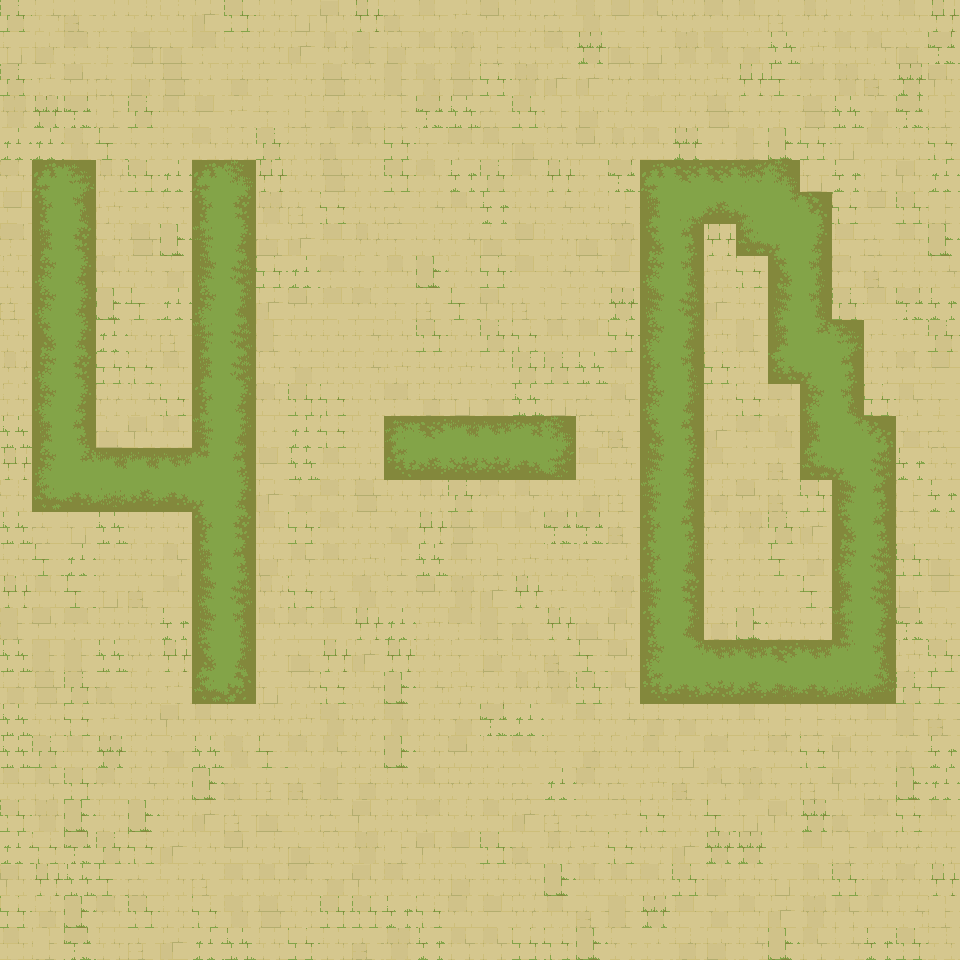

Below is a game level as drawn by its tile map, then a one-line description and the .tmx that defines it (tile-layer data replaced by summaries):
An orthogonal 30x30 tile map with 32x32 px tiles, 4 tile layers (ground, water, walls-1-2-3-4, walls-5-6-7-8), 18 tilesets and 810 objects (810x water).

<map version="1.10" tiledversion="1.10.1" orientation="orthogonal" renderorder="right-down" width="30" height="30" tilewidth="32" tileheight="32" infinite="0" nextlayerid="17" nextobjectid="862">
 <properties>
  <property name="AutomappingRadius" type="int" value="4" />
 </properties>
 <tileset firstgid="1" source="Terrain - Ancient Ruins.tsx" />
 <tileset firstgid="2210" source="Ancient Ruins-Tileset - wall 1.tsx" />
 <tileset firstgid="2450" source="Ancient Ruins-Tileset - wall 3.tsx" />
 <tileset firstgid="2690" source="Ancient Ruins-Tileset - wall 4.tsx" />
 <tileset firstgid="2930" source="Ancient Ruins-Tileset - wall 5.tsx" />
 <tileset firstgid="3170" source="Ancient Ruins-Tileset - wall 6.tsx" />
 <tileset firstgid="3410" source="Ancient Ruins-Tileset - wall 7.tsx" />
 <tileset firstgid="3650" source="Ancient Ruins-Tileset - wall 8.tsx" />
 <tileset firstgid="3890" source="Ancient Ruins-Animated Terrains-16 frames.tsx" />
 <tileset firstgid="6230" source="Ancient Ruins-Animated Terrains-16 frames-with transparency.tsx" />
 <tileset firstgid="8570" source="Ancient Ruins-Animated Terrains-8 frames.tsx" />
 <tileset firstgid="9527" source="Ancient Ruins-Animated Terrains-8 frames-with transparency.tsx" />
 <tileset firstgid="10484" source="Ancient Ruins-Animated Terrains2-16 frames.tsx" />
 <tileset firstgid="12824" source="Ancient Ruins-Animated Terrains2-8 frames.tsx" />
 <tileset firstgid="13781" source="Ancient Ruins-Animated Terrains2-8 frames-with transparency.tsx" />
 <tileset firstgid="14738" source="Ancient Ruins-Animated Terrains2-16 frames-with transparency.tsx" />
 <tileset firstgid="17078" source="Ancient Ruins-Tileset-Terrain2.tsx" />
 <tileset firstgid="21108" source="Ancient Ruins-Tileset - wall 2.tsx" />
 <layer id="13" name="ground" width="30" height="30">
  <data>[900 cells, 900 non-empty, 94 distinct tile ids]</data>
 </layer>
 <layer id="15" name="water" width="30" height="30">
  <data>[900 cells, 0 non-empty, 0 distinct tile ids]</data>
 </layer>
 <layer id="1" name="walls-1-2-3-4" width="30" height="30">
  <data>[900 cells, 0 non-empty, 0 distinct tile ids]</data>
 </layer>
 <layer id="6" name="walls-5-6-7-8" width="30" height="30">
  <data>[900 cells, 0 non-empty, 0 distinct tile ids]</data>
 </layer>
 <objectgroup id="16" name="objects">
  <object id="52" name="water" x="0" y="0" width="32" height="32" />
  <object id="53" name="water" x="32" y="0" width="32" height="32" />
  <object id="54" name="water" x="0" y="32" width="32" height="32" />
  <object id="55" name="water" x="32" y="32" width="32" height="32" />
  <object id="56" name="water" x="64" y="0" width="32" height="32" />
  <object id="57" name="water" x="64" y="32" width="32" height="32" />
  <object id="58" name="water" x="0" y="64" width="32" height="32" />
  <object id="59" name="water" x="32" y="64" width="32" height="32" />
  <object id="60" name="water" x="64" y="64" width="32" height="32" />
  <object id="61" name="water" x="96" y="0" width="32" height="32" />
  <object id="62" name="water" x="96" y="32" width="32" height="32" />
  <object id="63" name="water" x="96" y="64" width="32" height="32" />
  <object id="64" name="water" x="128" y="0" width="32" height="32" />
  <object id="65" name="water" x="128" y="32" width="32" height="32" />
  <object id="66" name="water" x="128" y="64" width="32" height="32" />
  <object id="67" name="water" x="160" y="0" width="32" height="32" />
  <object id="68" name="water" x="192" y="0" width="32" height="32" />
  <object id="69" name="water" x="160" y="32" width="32" height="32" />
  <object id="70" name="water" x="192" y="32" width="32" height="32" />
  <object id="71" name="water" x="224" y="0" width="32" height="32" />
  <object id="72" name="water" x="224" y="32" width="32" height="32" />
  <object id="73" name="water" x="160" y="64" width="32" height="32" />
  <object id="74" name="water" x="192" y="64" width="32" height="32" />
  <object id="75" name="water" x="224" y="64" width="32" height="32" />
  <object id="76" name="water" x="256" y="0" width="32" height="32" />
  <object id="77" name="water" x="256" y="32" width="32" height="32" />
  <object id="78" name="water" x="256" y="64" width="32" height="32" />
  <object id="79" name="water" x="288" y="0" width="32" height="32" />
  <object id="80" name="water" x="288" y="32" width="32" height="32" />
  <object id="81" name="water" x="288" y="64" width="32" height="32" />
  <object id="82" name="water" x="0" y="96" width="32" height="32" />
  <object id="83" name="water" x="32" y="96" width="32" height="32" />
  <object id="84" name="water" x="0" y="128" width="32" height="32" />
  <object id="85" name="water" x="32" y="128" width="32" height="32" />
  <object id="86" name="water" x="64" y="96" width="32" height="32" />
  <object id="87" name="water" x="64" y="128" width="32" height="32" />
  <object id="88" name="water" x="0" y="160" width="32" height="32" />
  <object id="89" name="water" x="32" y="160" width="32" height="32" />
  <object id="90" name="water" x="64" y="160" width="32" height="32" />
  <object id="91" name="water" x="96" y="96" width="32" height="32" />
  <object id="92" name="water" x="96" y="128" width="32" height="32" />
  <object id="93" name="water" x="96" y="160" width="32" height="32" />
  <object id="94" name="water" x="128" y="96" width="32" height="32" />
  <object id="95" name="water" x="128" y="128" width="32" height="32" />
  <object id="96" name="water" x="128" y="160" width="32" height="32" />
  <object id="97" name="water" x="160" y="96" width="32" height="32" />
  <object id="98" name="water" x="192" y="96" width="32" height="32" />
  <object id="99" name="water" x="160" y="128" width="32" height="32" />
  <object id="100" name="water" x="192" y="128" width="32" height="32" />
  <object id="101" name="water" x="224" y="96" width="32" height="32" />
  <object id="102" name="water" x="224" y="128" width="32" height="32" />
  <object id="103" name="water" x="160" y="160" width="32" height="32" />
  <object id="104" name="water" x="192" y="160" width="32" height="32" />
  <object id="105" name="water" x="224" y="160" width="32" height="32" />
  <object id="106" name="water" x="256" y="96" width="32" height="32" />
  <object id="107" name="water" x="256" y="128" width="32" height="32" />
  <object id="108" name="water" x="256" y="160" width="32" height="32" />
  <object id="109" name="water" x="288" y="96" width="32" height="32" />
  <object id="110" name="water" x="288" y="128" width="32" height="32" />
  <object id="111" name="water" x="288" y="160" width="32" height="32" />
  <object id="112" name="water" x="0" y="192" width="32" height="32" />
  <object id="113" name="water" x="32" y="192" width="32" height="32" />
  <object id="114" name="water" x="0" y="224" width="32" height="32" />
  <object id="115" name="water" x="32" y="224" width="32" height="32" />
  <object id="116" name="water" x="64" y="192" width="32" height="32" />
  <object id="117" name="water" x="64" y="224" width="32" height="32" />
  <object id="118" name="water" x="0" y="256" width="32" height="32" />
  <object id="119" name="water" x="32" y="256" width="32" height="32" />
  <object id="120" name="water" x="64" y="256" width="32" height="32" />
  <object id="121" name="water" x="96" y="192" width="32" height="32" />
  </objectgroup>
</map>
<!-- 740 of 810 objects omitted -->
